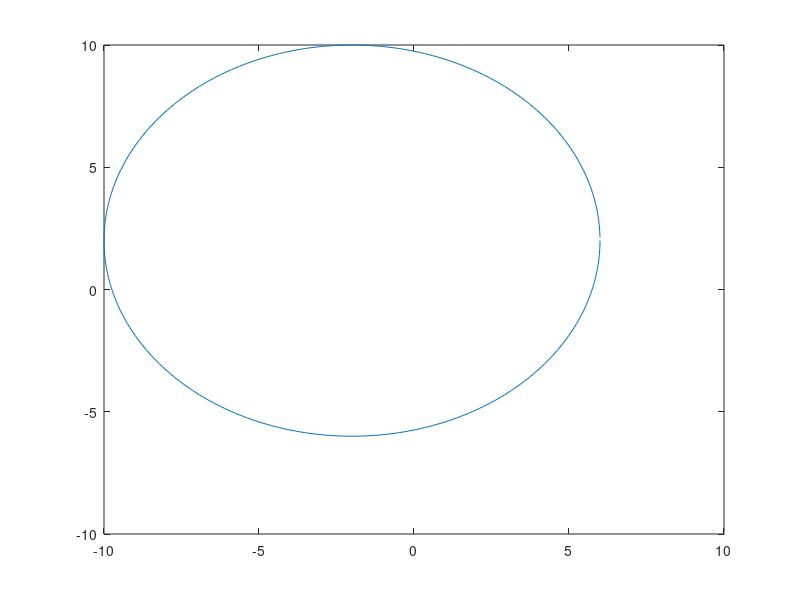

The MATLAB script that drew this image:
h(1) = figure('Visible', 'on');
a0=4;
x0=-2;
y0=2;
ncircle = 360;
circle = zeros(ncircle,2);
for n = 1:ncircle
    circle(n,1) = x0 + 2*a0*cos(deg2rad((n/ncircle)*360));
    circle(n,2) = y0 + 2*a0*sin(deg2rad((n/ncircle)*360));        
end 
set(0, 'CurrentFigure', h(1));
plot(circle(:,1), circle(:,2));